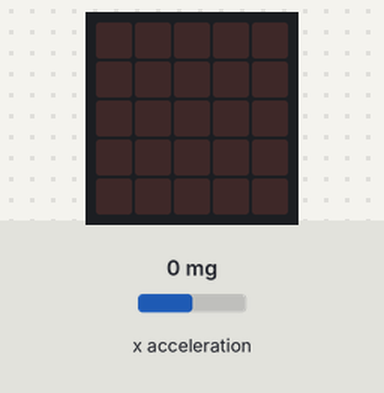
Recording of a program running on a simulated BBC micro:bit (MakeCode). Shown: the board's 5×5 LED display. Inputs (shaded band) come from the test bench; at power-on: x acceleration 0 mg.

Above: at 1.2 s.
1.3 s: x acceleration set to -189 mg
2.8 s: x acceleration set to -208 mg
At 4.0 s:
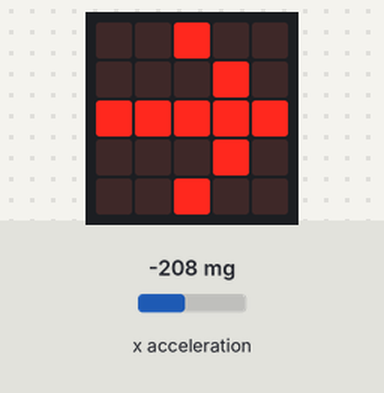
4.3 s: x acceleration set to 184 mg
5.8 s: x acceleration set to 221 mg
At 6.6 s:
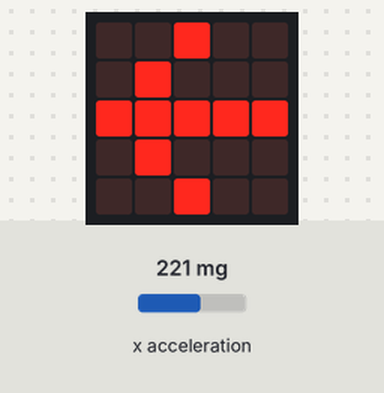
7.3 s: x acceleration set to -1440 mg
At 8.3 s:
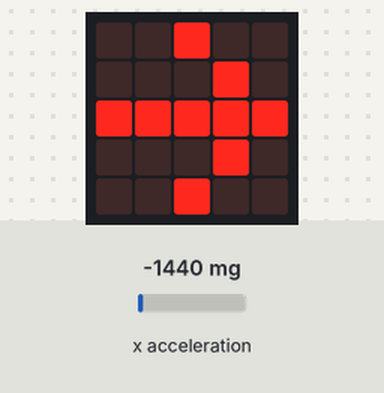
8.9 s: x acceleration set to 750 mg
At 9.6 s:
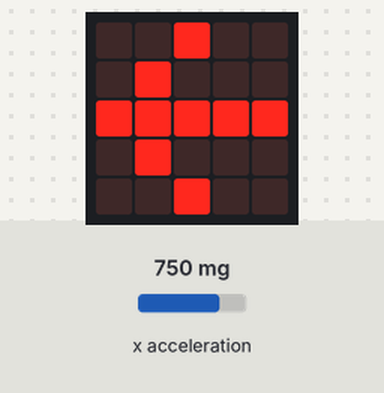
Timing chart, 0 to 11.6 s (numbered marks = the images above; inputs shaded):
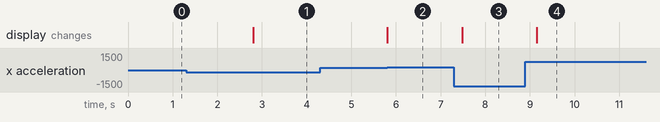

Measured:
- the behaviour switches between -200 and -201 mg on x acceleration (found by bisection; images 0 and 1)
- the behaviour switches between 200 and 201 mg on x acceleration (found by bisection; images 1 and 2)
- after the input at 1.3 s, every drawn part: stays the same
- after the input at 2.8 s, the display: changes at once (image 1)
- after the input at 4.3 s, every drawn part: stays the same
- after the input at 5.8 s, the display: changes at once (image 2)
- after the input at 7.3 s, the display: changes after 0.19 s (image 3)
- after the input at 8.9 s, the display: changes after 0.25 s (image 4)

The program:

main.ts
```typescript
basic.forever(function () {
    if (input.acceleration(Dimension.X) < -200) {
        basic.showLeds(`
            . . # . .
            . . . # .
            # # # # #
            . . . # .
            . . # . .
            `)
    }
    if (input.acceleration(Dimension.X) > 200) {
        basic.showLeds(`
            . . # . .
            . # . . .
            # # # # #
            . # . . .
            . . # . .
            `)
    }
})
```

test.ts
```typescript
// les tests vont ici ; cela ne sera pas compilé si ce paquet est utilisé en tant qu'extension.
```
